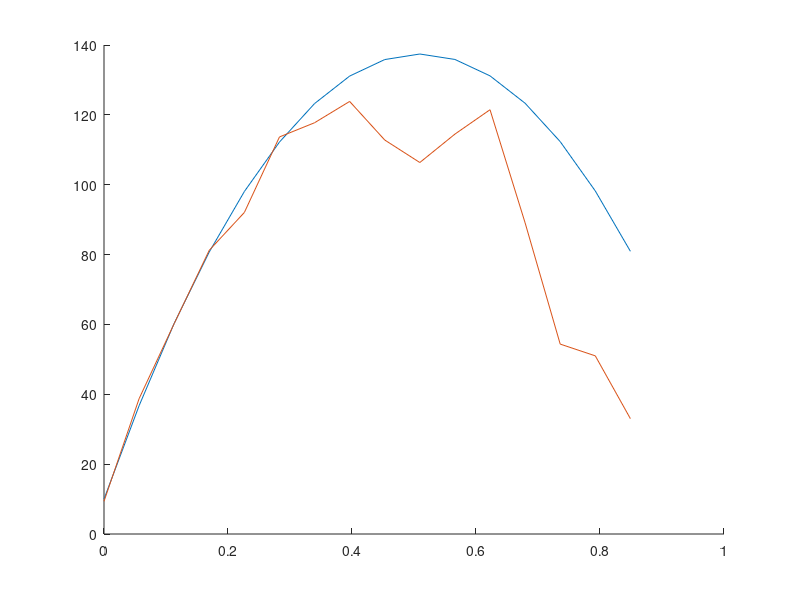
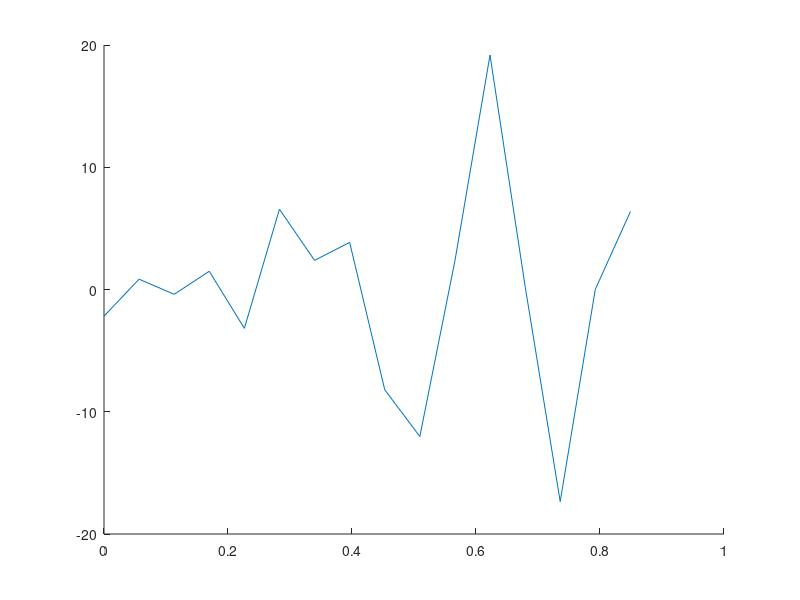

MATLAB code for these plots, in order:
clear; clf;

N = 16;
unit_time = 0.0566;
t = 0 : unit_time : (N - 1)*unit_time; %seconds
m_true = [10; 500; -981];  % made up truth

G = [ones(N,1) t' 0.5*t'.^2]; % design matrix
y_true = G * m_true;

% noise grows over time
sigma_t = 2 + 2 * (0:N-1)';
Sigma_base = toeplitz(0.8.^(0:N-1));
Sigma = diag(sigma_t) * Sigma_base * diag(sigma_t);

%this is a weighted least squares
y_noisy = mvnrnd(y_true, Sigma)';
m_est = G \ y_noisy;

residual = y_noisy - G * m_est;
G_g = inv(G'*inv(Sigma)*G) * G' * inv(Sigma);
Cov_m = G_g * Sigma * G_g';

%plot
hold on
plot(t, y_true)
plot(t, y_noisy)
hold off

figure;
hold on
plot(t, residual)
hold off
